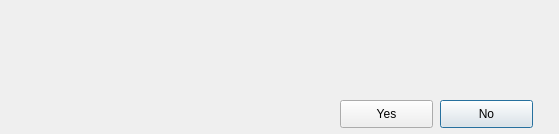
<?xml version="1.0" encoding="UTF-8"?>
<ui version="4.0">
 <class>Dialog</class>
 <widget class="QDialog" name="Dialog">
  <property name="geometry">
   <rect>
    <x>0</x>
    <y>0</y>
    <width>559</width>
    <height>134</height>
   </rect>
  </property>
  <property name="sizePolicy">
   <sizepolicy hsizetype="Fixed" vsizetype="Fixed">
    <horstretch>0</horstretch>
    <verstretch>0</verstretch>
   </sizepolicy>
  </property>
  <property name="minimumSize">
   <size>
    <width>559</width>
    <height>134</height>
   </size>
  </property>
  <property name="maximumSize">
   <size>
    <width>559</width>
    <height>134</height>
   </size>
  </property>
  <property name="windowTitle">
   <string>Confirm</string>
  </property>
  <widget class="QWidget" name="verticalLayoutWidget">
   <property name="geometry">
    <rect>
     <x>0</x>
     <y>0</y>
     <width>551</width>
     <height>91</height>
    </rect>
   </property>
   <layout class="QVBoxLayout" name="verticalLayout">
    <item>
     <widget class="QWidget" name="widgetText" native="true"/>
    </item>
   </layout>
  </widget>
  <widget class="QPushButton" name="pushButton">
   <property name="geometry">
    <rect>
     <x>440</x>
     <y>100</y>
     <width>93</width>
     <height>28</height>
    </rect>
   </property>
   <property name="text">
    <string>No</string>
   </property>
  </widget>
  <widget class="QPushButton" name="pushButton_2">
   <property name="geometry">
    <rect>
     <x>340</x>
     <y>100</y>
     <width>93</width>
     <height>28</height>
    </rect>
   </property>
   <property name="text">
    <string>Yes</string>
   </property>
  </widget>
 </widget>
 <resources/>
 <connections/>
</ui>
